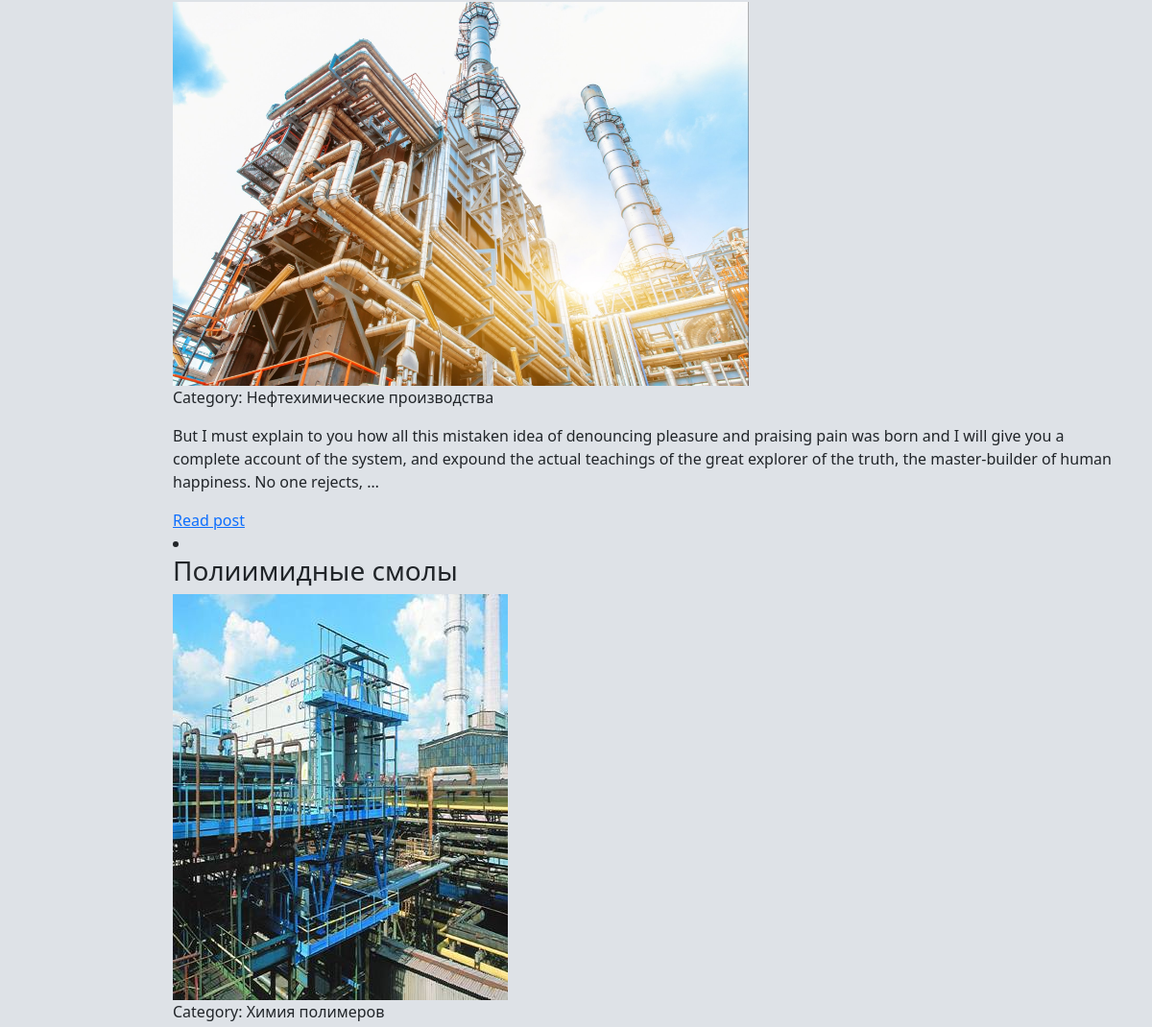
The app's page / (middle part), older data.
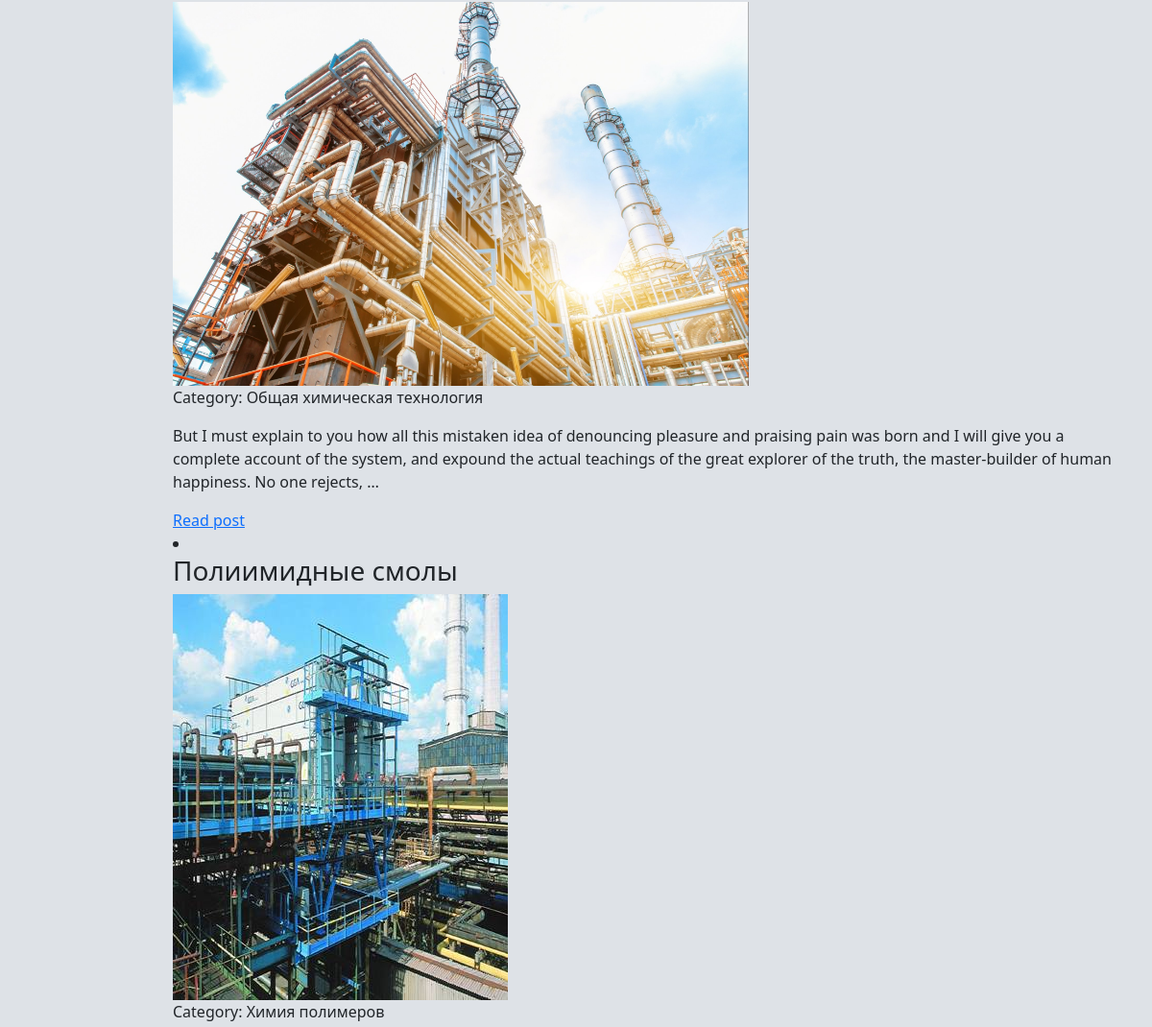
The same page, newer data.
### basicchem/models.py (models this page shows, shortened)
class Basicchem(models.Model):
    title = models.CharField(max_length=255)
    content = models.TextField(blank=True)
    slug = models.SlugField(max_length=255, unique=True, db_index=True, verbose_name='URL')
    photo = models.ImageField(upload_to='photos')
    time_create = models.DateTimeField(auto_now_add=True)
    time_update = models.DateTimeField(auto_now=True)
    is_published = models.BooleanField(default=True)
    cat = models.ForeignKey('Category', on_delete=models.PROTECT, null=True)
    def get_absolute_url(self):
        return reverse('post', kwargs={'post_slug': self.slug})
    class Meta:
        ordering = ['title']

class Category(models.Model):
    name = models.CharField(max_length=255, db_index=True)
    slug = models.SlugField(max_length=255, unique=True, db_index=True, verbose_name='URL')
    def __str__(self):
        return self.name
    def get_absolute_url(self):
        return reverse('category', kwargs={'cat_slug': self.slug})

### basicchem/views.py (the view)
# urls.py: path('', Basicchemmain.as_view(), name='home'),
class Basicchemmain(ListView):
    model = Basicchem
    template_name = 'Basicchem/index.html'
    context_object_name = 'post'
    def get_context_data(self, **kwargs):
        context = super().get_context_data(**kwargs)
        context['menu'] = menu
        context['title'] = 'Main page'
        context['cat_selected'] = 0
        context['cats'] = cats
        context['cat_selected'] = context['post'][0].cat_id
        return context

### basicchem/templates/Basicchem/index.html (shortened to what this page needs)
{%  extends 'Basicchem/base.html' %}
{%  block content %}
<ui>
{% for p in post %}
<li>
    <h3>{{ p.title }}</h3>
    {% if p.photo %}
	<img style="max-width: 600px; height: auto" src="{{p.photo.url}}">
    {% endif %}
    <p class="first">Category: {{ p.cat }}</p>
    <p> {{ p.content|truncatewords:50 }}</p>
    <a href="{{  p.get_absolute_url }}">Read post</a>
</li>
{% endfor %}
</ui>
{% endblock content %}

Row changes from the older to the newer data that the page shows:
changed Basicchem: cat "Нефтехимические производства" → "Общая химическая технология"
